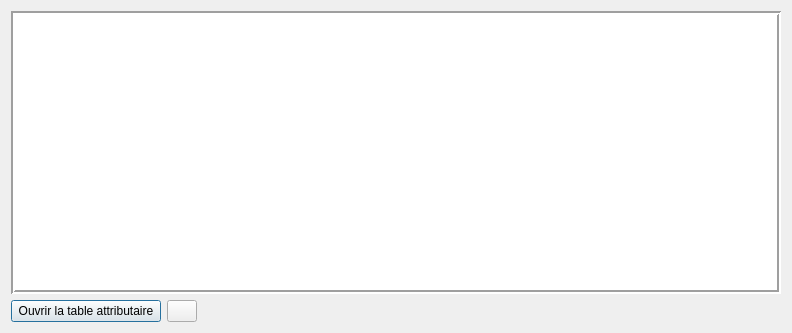
<?xml version="1.0" encoding="UTF-8"?>
<ui version="4.0">
 <class>Dialog</class>
 <widget class="QDialog" name="Dialog">
  <property name="geometry">
   <rect>
    <x>0</x>
    <y>0</y>
    <width>792</width>
    <height>333</height>
   </rect>
  </property>
  <property name="windowTitle">
   <string>Dialog</string>
  </property>
  <property name="windowIcon">
   <iconset>
    <normaloff>icons/icon_principal.png</normaloff>icons/icon_principal.png</iconset>
  </property>
  <layout class="QGridLayout" name="gridLayout">
   <item row="1" column="0">
    <widget class="QPushButton" name="pushButtonOpenTableAttribut">
     <property name="maximumSize">
      <size>
       <width>150</width>
       <height>16777215</height>
      </size>
     </property>
     <property name="text">
      <string>Ouvrir la table attributaire</string>
     </property>
    </widget>
   </item>
   <item row="0" column="0" colspan="3">
    <widget class="QTableView" name="tableView">
     <property name="acceptDrops">
      <bool>true</bool>
     </property>
     <property name="frameShape">
      <enum>QFrame::Box</enum>
     </property>
     <property name="lineWidth">
      <number>2</number>
     </property>
     <property name="midLineWidth">
      <number>0</number>
     </property>
     <property name="selectionBehavior">
      <enum>QAbstractItemView::SelectRows</enum>
     </property>
     <attribute name="horizontalHeaderShowSortIndicator" stdset="0">
      <bool>true</bool>
     </attribute>
     <attribute name="verticalHeaderShowSortIndicator" stdset="0">
      <bool>true</bool>
     </attribute>
    </widget>
   </item>
   <item row="1" column="2">
    <widget class="QLabel" name="label_nb_entite">
     <property name="text">
      <string/>
     </property>
     <property name="alignment">
      <set>Qt::AlignRight|Qt::AlignTrailing|Qt::AlignVCenter</set>
     </property>
    </widget>
   </item>
   <item row="1" column="1">
    <widget class="QPushButton" name="pushButtonHide">
     <property name="maximumSize">
      <size>
       <width>30</width>
       <height>16777215</height>
      </size>
     </property>
     <property name="text">
      <string/>
     </property>
     <property name="icon">
      <iconset>
       <normaloff>icons/table-manager.png</normaloff>icons/table-manager.png</iconset>
     </property>
     <property name="iconSize">
      <size>
       <width>25</width>
       <height>25</height>
      </size>
     </property>
    </widget>
   </item>
  </layout>
 </widget>
 <resources/>
 <connections/>
</ui>
